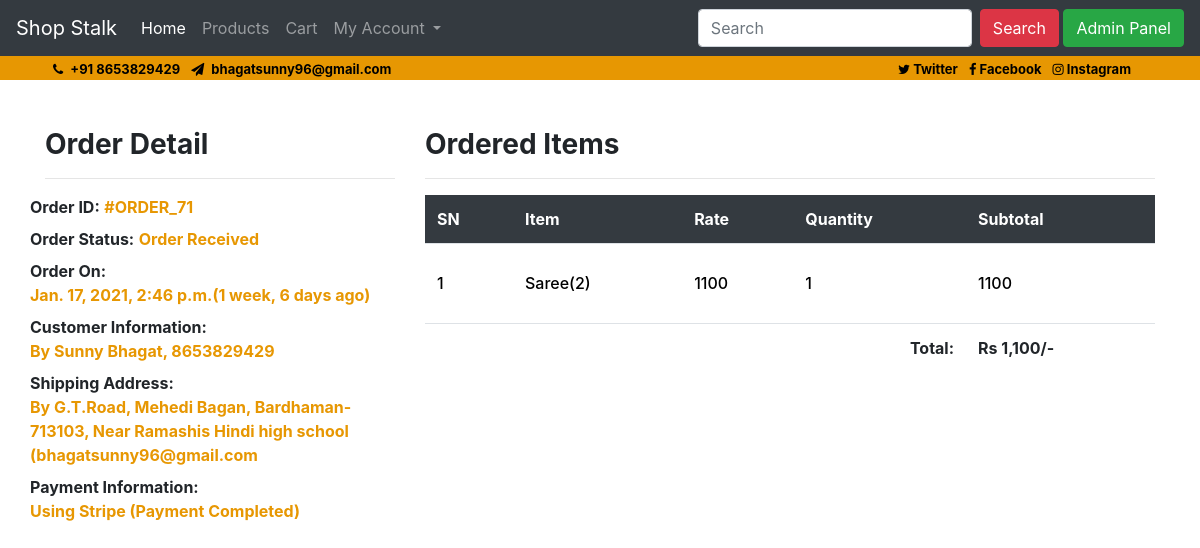
The app's page /profile/order-71/ (signed in) with its own data.
### ecom/models.py (models this page shows, shortened)
class Order(models.Model):
    cart = models.OneToOneField(Cart, on_delete=models.CASCADE)
    ordered_by = models.CharField(max_length=200)
    shipping_address = models.CharField(max_length=200)
    mobile = models.CharField(max_length=10)
    email = models.EmailField(null=True, blank=True)
    subtotal = models.PositiveIntegerField()
    discount = models.PositiveIntegerField()
    total = models.PositiveIntegerField()
    order_status = models.CharField(max_length=50, choices=ORDER_STATUS)
    created_at = models.DateTimeField(auto_now_add=True)
    payment_method = models.CharField(max_length=20, choices=METHOD, default="Cash On Delivery")
    payment_completed = models.BooleanField(default=False, null=True, blank=True)

class CartProduct(models.Model):
    cart = models.ForeignKey(Cart, on_delete=models.CASCADE)
    product = models.ForeignKey(Product, on_delete=models.CASCADE)
    rate = models.PositiveIntegerField()
    quantity = models.PositiveIntegerField()
    subtotal = models.PositiveIntegerField()

class Product(models.Model):
    title = models.CharField(max_length=200)
    slug = models.SlugField(unique=True)
    category = models.ForeignKey(Category, on_delete=models.CASCADE)
    image = models.ImageField(upload_to="products")
    marked_price = models.PositiveIntegerField()
    selling_price = models.PositiveIntegerField()
    description = models.CharField(max_length=300)
    warranty = models.CharField(max_length=300, null=True, blank=True)
    return_policy = models.CharField(max_length=300, null=True, blank=True)
    view_count = models.PositiveIntegerField(default=0)

### ecom/views.py (the view)
# urls.py: path("profile/order-<int:pk>/", CustomerOrderDetailView.as_view(),
class CustomerOrderDetailView(DetailView):
    template_name = "customerorderdetail.html"
    model = Order
    context_object_name = "ord_obj"
    def dispatch(self, request, *args, **kwargs):
        if request.user.is_authenticated and Customer.objects.filter(user=request.user).exists():
            order_id = self.kwargs["pk"]
            order = Order.objects.get(id=order_id)
            if request.user.customer != order.cart.customer:
                return redirect("ecom:customerprofile")
        else:
            return redirect("/login/?next=/profile/")
        return super().dispatch(request, *args, **kwargs)

### templates/customerorderdetail.html (shortened to what this page needs)
{% extends "base.html" %}
{% load humanize %}
{% block content %}
<section class="mt-5">
    <div class="container">
        <div class="row">
            <div class="col-md-4">
                <h3 class="font-weight-bolder">Order Detail</h3><hr>
                <div class="row my-2">
                    <span class="font-weight-bolder">Order ID:</span>
                        <div class="nal">
                            #ORDER_{{ord_obj.id}}
                        </div>
                </div>
                <div class="row my-2">
                    <span class="font-weight-bolder">Order Status:</span>
                        <div class="nal">
                            {{ord_obj.order_status}}
                        </div>
                </div>
                <div class="row my-2">
                    <span class="font-weight-bolder">Order On:</span>
                            <div class="nal">
                                {{ord_obj.created_at}}({{ord_obj.created_at|timesince}} ago)
                            </div>
                </div>
                <div class="row my-2">
                    <span class="font-weight-bolder">Customer Information:</span>
                        <div class="nal">
                            By {{ord_obj.ordered_by}}, {{ord_obj.mobile}}
                        </div>
                </div>
                <div class="row my-2">
                    <span class="font-weight-bolder">Shipping Address: </span>
                        <div class="nal">
                            By {{ord_obj.shipping_address}} ({{ord_obj.email}}
                        </div>
                </div>
                <div class="row my-2">
                    <span class="font-weight-bolder">Payment Information: </span>
                        <div class="nal">
                            Using {{ord_obj.payment_method}} ({% if ord_obj.payment_completed %}Payment Completed{% else %}Not Paid{% endif %})
                        </div>
                </div>
            </div>
            <div class="col-md-8">
                <h3 class="font-weight-bolder">Ordered Items</h3>
                <hr>
                <div class="cust">
                    <div class="table-responsive">
                        <table class="table">
                            <thead class="thead-dark">
                                <tr>
                                    <th scope="col" class="text-white">SN</th>
                                    <th scope="col" class="text-white">Item</th>
                                    <th scope="col" class="text-white">Rate</th>
                                    <th scope="col" class="text-white">Quantity</th>
                                    <th scope="col" class="text-white">Subtotal</th>
                                </tr>
                            </thead>
                            <tbody>
                                {% for cp in ord_obj.cart.cartproduct_set.all %}
                                <tr>
                                    <td><h6>{{forloop.counter}}</h6></td>
                                    <td><a target="_blank" href="{% url 'ecom:productdetail' cp.product.slug %}"><h6>{{cp.product.title}}({{cp.product.id}})</h6></a></td>
                                    <td><h6>{{cp.rate}}</h6></td>
                                    <td><h6>{{cp.quantity}}</h6></td>
                                    <td><h6>{{cp.subtotal}}</h6></td>
                                </tr>
                                {% endfor %}
                                <tr>
                                    <th colspan="4" class="text-right">Total: </th>
                                    <th>Rs {{ord_obj.total|intcomma}}/-</th>
                                </tr>
                            </tbody>
                        </table>
                    </div>
                </div>
            </div>
        </div>
    </div>
</section>
{% endblock %}

### templates/customerorderdetail.html (style rules this page uses)
.cust .table { margin-bottom: 30px; border-bottom: 1px solid #ffffff; }
.cust .table thead tr th { border-top: 0px; font-size: 16px; font-weight: bold; border-bottom: 0px; }
.cust .table tbody tr td { padding-top: 30px; padding-bottom: 30px; vertical-align: middle; align-self: center; }
.cust .table tbody tr td h6 { font-size: 16px; color: black; margin-bottom: 0px; }
.nal { color: #e79702; font-size: medium; font-weight: bold; }

### records on screen
Order: id "71", order_status "Order Received", created_at "Jan. 17, 2021, 2:46 p.m.", created_at "1 week, 6 days", ordered_by "Sunny Bhagat", mobile "8653829429", shipping_address "G.T.Road, Mehedi Bagan, Bardhaman- 713103, Near Ramashis Hindi high school", email "bhagatsunny96@gmail.com", payment_method "Stripe", total "1,100"
CartProduct: product "Saree", product.id "2", rate "1100", quantity "1", subtotal "1100"
